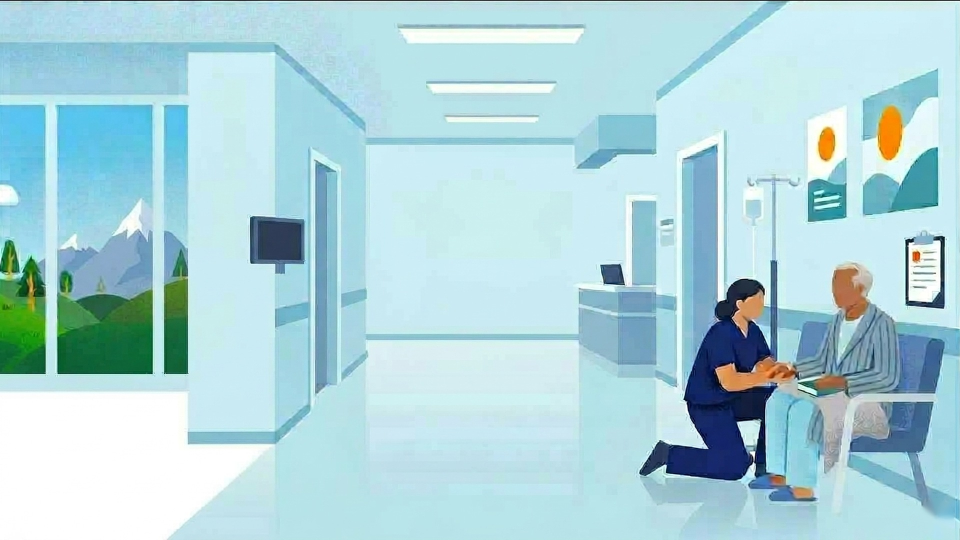
#> input picture video/tu03/hyperframes/assets/pasillo01.jpg, 1920 x 1080 px, given in place of 4.jpg, which was not available (shown at 1/2 size)
$ python -i tu3gen.py   (imports and definitions only)
#> lines starting #> are read from the running program, lines starting #| are printed output that depends on the picture; after the words box and inside, x2 and y2 are one past the last pixel; in counts of white or black regions, pixels touching at a corner belong together; pictures that were not available may be replaced by others from this repository, and a replacement may not be noted
import cv2,numpy as np,json
IMG="/tmp/claude-0/-home-user-buscador-referentes/a88e330b-2530-58ae-a7a9-d3ba132f0c38/images/"
def load_hosp(i):
#> called with i = 4
    im=cv2.imread(IMG+f"{i}.jpg")
#> im is the input picture: shape (1080, 1920, 3); mean B, G, R 218.4, 211.6, 173.6
    m=np.zeros(im.shape[:2],np.uint8)
    cv2.circle(m,(24,745),24,255,-1); cv2.circle(m,(1333,735),26,255,-1)
#> after `cv2.circle(m, (24, 745), 24, 255, -1)`:
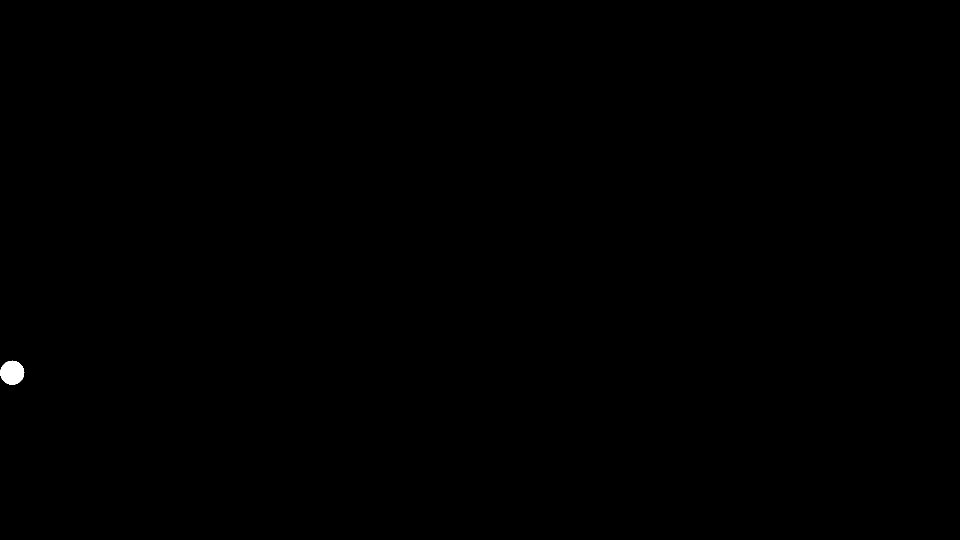
#> m: shape (1080, 1920) (shown at 1/2 size); 0.09% white; 1 white region, box (x1, y1, x2, y2) and area: (0, 721, 49, 770) 1793
#> after `cv2.circle(m, (1333, 735), 26, 255, -1)`:
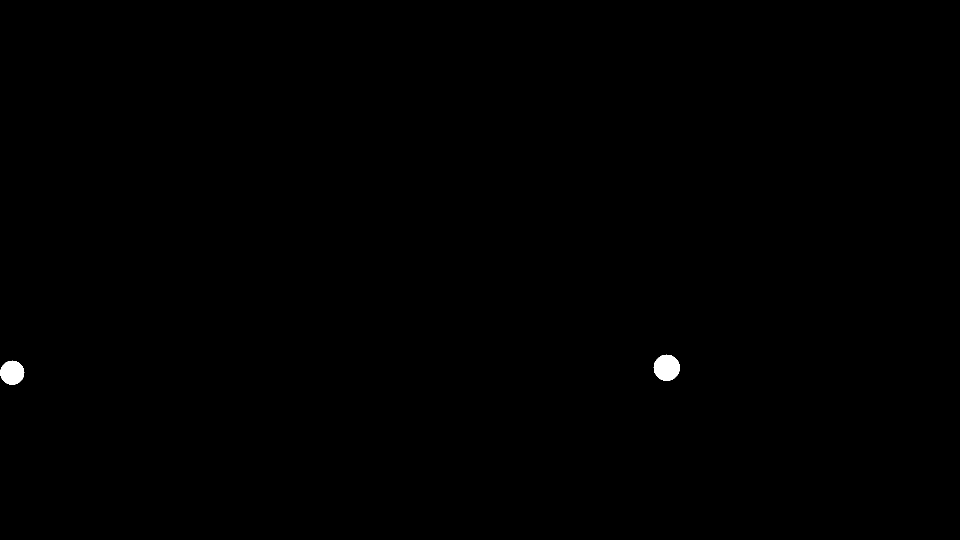
#> m: shape (1080, 1920) (shown at 1/2 size); 0.19% white; 2 white regions, box (x1, y1, x2, y2) and area: (1307, 709, 1360, 762) 2121, (0, 721, 49, 770) 1793
    im=cv2.inpaint(im,m,7,cv2.INPAINT_TELEA)
    im=cv2.resize(im,(1927,1080),interpolation=cv2.INTER_LANCZOS4)[:,3:1923]
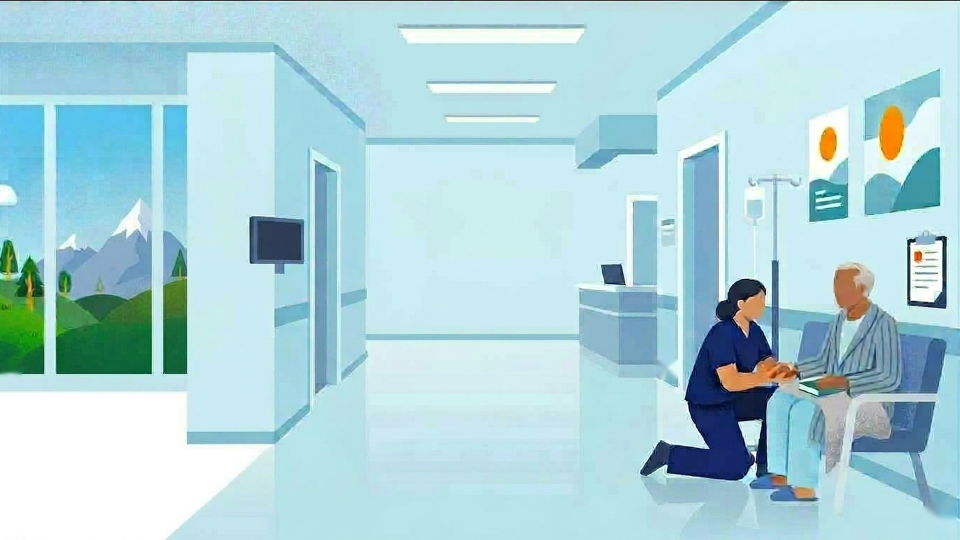
#> im: shape (1080, 1920, 3) (shown at 1/2 size); mean B, G, R 218.4, 211.5, 173.6
    bl=cv2.GaussianBlur(im,(0,0),1.2); im=cv2.addWeighted(im,1.35,bl,-0.35,0)
    return im
# [1 line that did not run here, left out]
#> call 2 of load_hosp, with i = 5
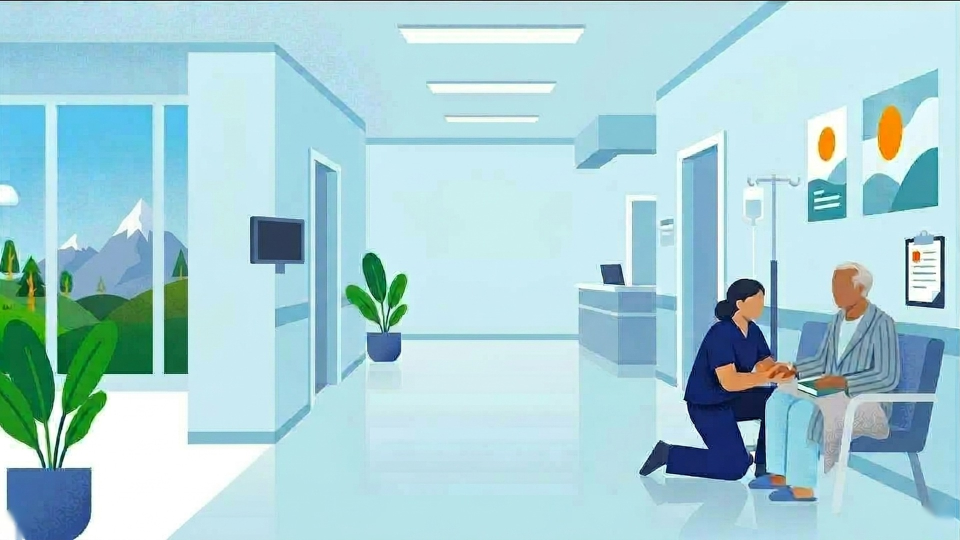
#> input picture video/tu03/hyperframes/assets/pasillo02.jpg, 1920 x 1080 px, given in place of 5.jpg, which was not available (shown at 1/2 size)
#> in load_hosp, im is the input picture: shape (1080, 1920, 3); mean B, G, R 214.5, 207.9, 167.9
#> in load_hosp (call 2), `im=cv2.resize(im,(1927,1080),interpolation=cv2.INTER_LANCZOS4)[:,3:1923]`:
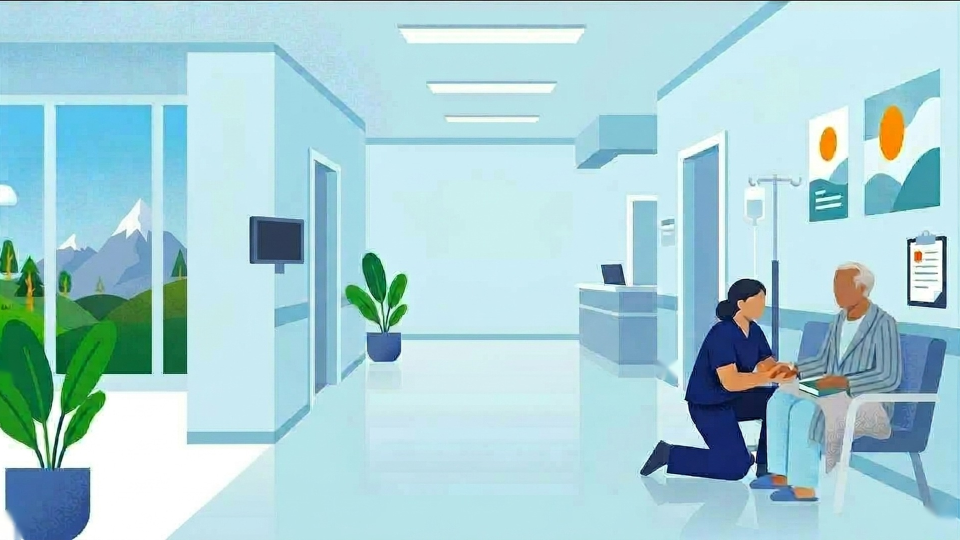
#> im: shape (1080, 1920, 3) (shown at 1/2 size); mean B, G, R 214.5, 207.9, 167.9
# [1 line not run here, left out]
def layer(a,b,box,name,thr=28):
    d=cv2.absdiff(a,b).max(2)>thr
    m=np.zeros(d.shape,np.uint8); x0,y0,x1,y1=box; m[y0:y1,x0:x1]=d[y0:y1,x0:x1]
    m=cv2.morphologyEx(m,cv2.MORPH_OPEN,np.ones((3,3),np.uint8)); m=cv2.morphologyEx(m,cv2.MORPH_CLOSE,np.ones((15,15),np.uint8))
    cnts,_=cv2.findContours(m,cv2.RETR_EXTERNAL,cv2.CHAIN_APPROX_NONE)
    f=np.zeros_like(m)
    for c in cnts:
        if cv2.contourArea(c)>2500: cv2.drawContours(f,[c],-1,255,-1)
    f=cv2.dilate(f,np.ones((5,5),np.uint8)); f=cv2.GaussianBlur(f,(5,5),0)
    cv2.imwrite(f"tu3/out/{name}.png",np.dstack([b,f])); return f
# box coords in 1920 space (scale 1.4063, x shift -3)
sx=1080/768
B=lambda x0,y0,x1,y1:(int(x0*sx-3),int(y0*sx),int(x1*sx-3),int(y1*sx))
# [1 line that did not run here, left out]
# [1 line that did not run here, left out]
# [1 line that did not run here, left out]
# [1 line not run here, left out]

#> (the run stopped early here; a loop or call above may not have finished)
